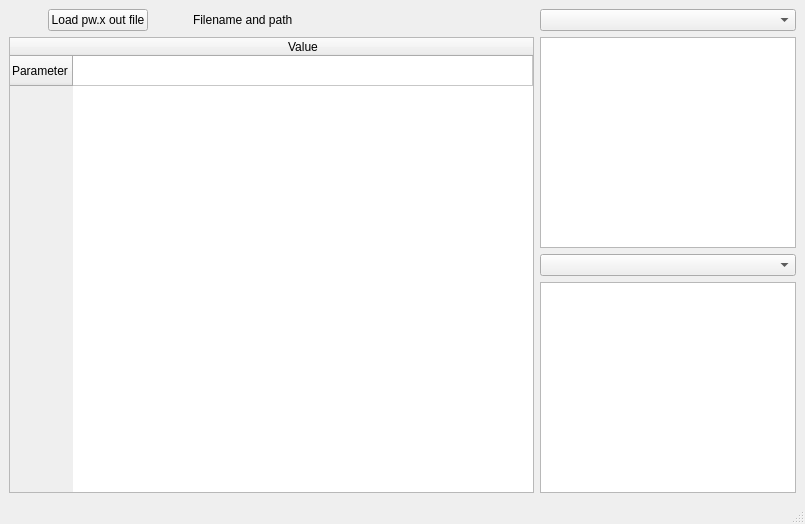
<?xml version="1.0" encoding="UTF-8"?>
<ui version="4.0">
 <class>MainWindow</class>
 <widget class="QMainWindow" name="MainWindow">
  <property name="geometry">
   <rect>
    <x>0</x>
    <y>0</y>
    <width>805</width>
    <height>524</height>
   </rect>
  </property>
  <property name="windowTitle">
   <string>MainWindow</string>
  </property>
  <widget class="QWidget" name="main_horiz_layout">
   <property name="sizePolicy">
    <sizepolicy hsizetype="Preferred" vsizetype="Preferred">
     <horstretch>0</horstretch>
     <verstretch>0</verstretch>
    </sizepolicy>
   </property>
   <layout class="QHBoxLayout" name="horizontalLayout" stretch="1,0">
    <item>
     <layout class="QVBoxLayout" name="table_layout" stretch="0,0">
      <item>
       <layout class="QHBoxLayout" name="load_layout">
        <item>
         <widget class="QPushButton" name="load_button">
          <property name="maximumSize">
           <size>
            <width>100</width>
            <height>16777215</height>
           </size>
          </property>
          <property name="text">
           <string>Load pw.x out file</string>
          </property>
         </widget>
        </item>
        <item>
         <widget class="QLabel" name="filename_label">
          <property name="sizePolicy">
           <sizepolicy hsizetype="Preferred" vsizetype="Preferred">
            <horstretch>0</horstretch>
            <verstretch>0</verstretch>
           </sizepolicy>
          </property>
          <property name="maximumSize">
           <size>
            <width>300</width>
            <height>16777215</height>
           </size>
          </property>
          <property name="text">
           <string>Filename and path</string>
          </property>
         </widget>
        </item>
       </layout>
      </item>
      <item>
       <widget class="QTableWidget" name="param_table">
        <property name="sizePolicy">
         <sizepolicy hsizetype="Expanding" vsizetype="Expanding">
          <horstretch>0</horstretch>
          <verstretch>0</verstretch>
         </sizepolicy>
        </property>
        <property name="minimumSize">
         <size>
          <width>150</width>
          <height>0</height>
         </size>
        </property>
        <property name="maximumSize">
         <size>
          <width>600</width>
          <height>16777215</height>
         </size>
        </property>
        <attribute name="horizontalHeaderVisible">
         <bool>true</bool>
        </attribute>
        <attribute name="horizontalHeaderDefaultSectionSize">
         <number>200</number>
        </attribute>
        <attribute name="horizontalHeaderMinimumSectionSize">
         <number>20</number>
        </attribute>
        <attribute name="horizontalHeaderStretchLastSection">
         <bool>true</bool>
        </attribute>
        <attribute name="verticalHeaderMinimumSectionSize">
         <number>15</number>
        </attribute>
        <attribute name="verticalHeaderShowSortIndicator" stdset="0">
         <bool>false</bool>
        </attribute>
        <row>
         <property name="text">
          <string>Parameter</string>
         </property>
        </row>
        <column>
         <property name="text">
          <string>Value</string>
         </property>
        </column>
       </widget>
      </item>
     </layout>
    </item>
    <item>
     <layout class="QVBoxLayout" name="plot_layout">
      <item>
       <layout class="QVBoxLayout" name="plot_layout_1">
        <item>
         <widget class="QComboBox" name="combo_1"/>
        </item>
        <item>
         <widget class="PlotWidget" name="plot_1">
          <property name="sizePolicy">
           <sizepolicy hsizetype="Expanding" vsizetype="Expanding">
            <horstretch>0</horstretch>
            <verstretch>0</verstretch>
           </sizepolicy>
          </property>
          <property name="font">
           <font>
            <pointsize>10</pointsize>
           </font>
          </property>
         </widget>
        </item>
       </layout>
      </item>
      <item>
       <layout class="QVBoxLayout" name="plot_layout_2">
        <item>
         <widget class="QComboBox" name="combo_2"/>
        </item>
        <item>
         <widget class="PlotWidget" name="plot_4">
          <property name="sizePolicy">
           <sizepolicy hsizetype="Expanding" vsizetype="Expanding">
            <horstretch>0</horstretch>
            <verstretch>0</verstretch>
           </sizepolicy>
          </property>
         </widget>
        </item>
       </layout>
      </item>
     </layout>
    </item>
   </layout>
  </widget>
  <widget class="QMenuBar" name="menubar">
   <property name="geometry">
    <rect>
     <x>0</x>
     <y>0</y>
     <width>805</width>
     <height>21</height>
    </rect>
   </property>
  </widget>
  <widget class="QStatusBar" name="statusbar"/>
 </widget>
 <customwidgets>
  <customwidget>
   <class>PlotWidget</class>
   <extends>QGraphicsView</extends>
   <header>pyqtgraph</header>
  </customwidget>
 </customwidgets>
 <resources/>
 <connections/>
</ui>
